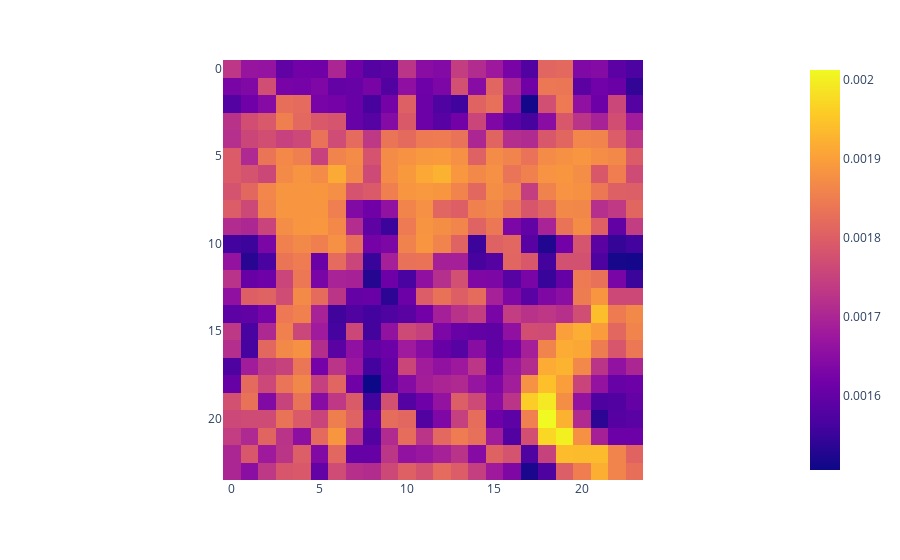

Notebook source saved alongside this figure:
### Code cell
fig = px.imshow(all_attns[1][17])
fig.show()

### Figure 1 — Plotly figure (JSON) as saved in the notebook; plotly's stock layout.template omitted (floating-point values rounded to 4 significant figures; data arrays with more than 128 entries replaced by an {"elided": "..."} marker saying what was removed)
{"data": [{"coloraxis": "coloraxis", "hovertemplate": "x: %{x}<br>y: %{y}<br>color: %{z}<extra></extra>", "name": "0", "type": "heatmap", "xaxis": "x", "yaxis": "y", "z": {"elided": "24x24 float values"}}], "layout": {"coloraxis": {"colorscale": [[0, "#0d0887"], [0.1111, "#46039f"], [0.2222, "#7201a8"], [0.3333, "#9c179e"], [0.4444, "#bd3786"], [0.5556, "#d8576b"], [0.6667, "#ed7953"], [0.7778, "#fb9f3a"], [0.8889, "#fdca26"], [1, "#f0f921"]]}, "margin": {"t": 60}, "xaxis": {"anchor": "y", "constrain": "domain", "domain": [0, 1], "scaleanchor": "y"}, "yaxis": {"anchor": "x", "autorange": "reversed", "constrain": "domain", "domain": [0, 1]}}}
